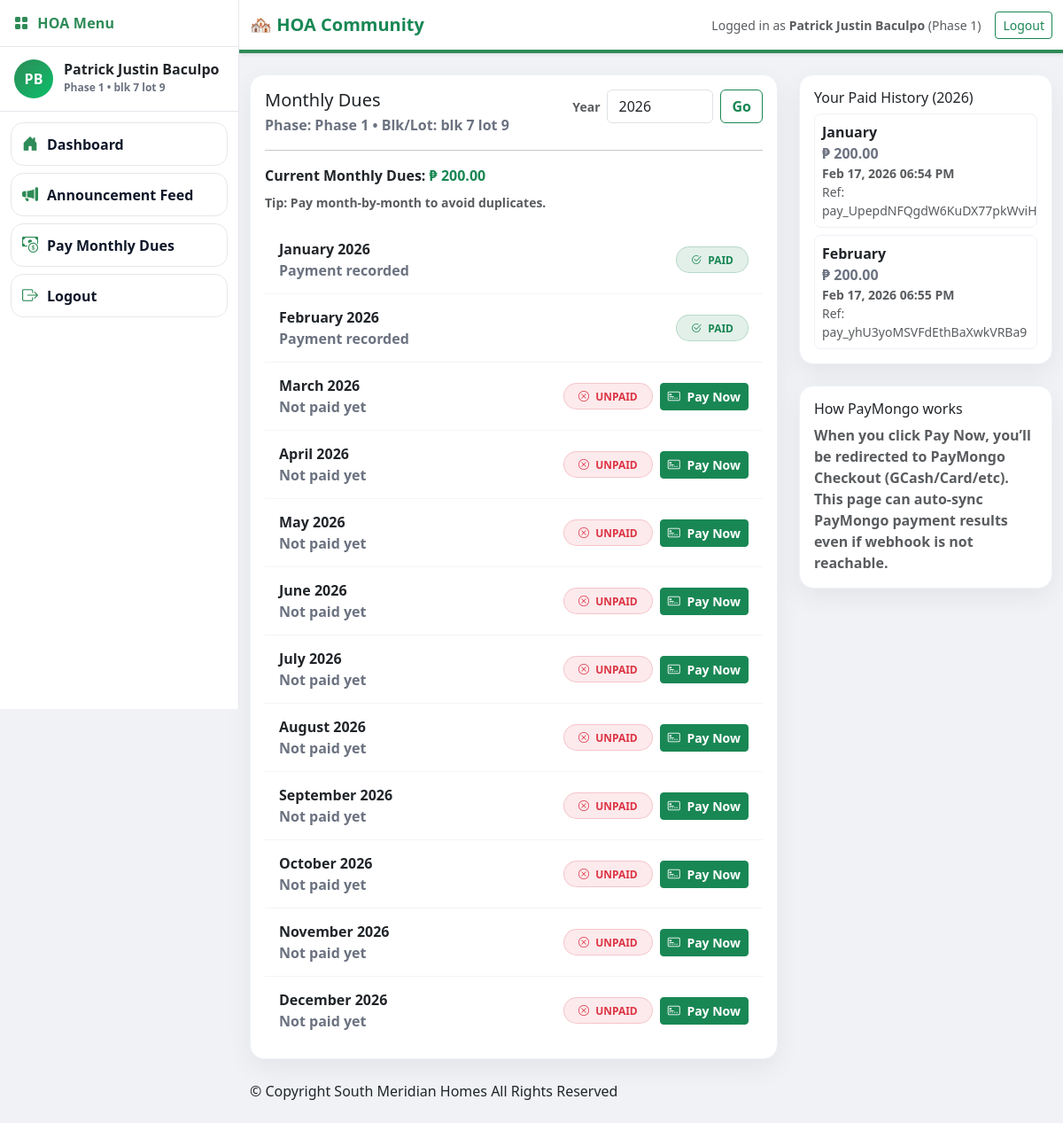
The app's page /homeowner/homeowner_pay_dues.php (signed in) with its own data.
### tables this page shows
CREATE TABLE `homeowners` (
  `id` int(11) NOT NULL,
  `public_id` varchar(20) DEFAULT NULL,
  `first_name` varchar(100) NOT NULL,
  `middle_name` varchar(100) DEFAULT NULL,
  `last_name` varchar(100) NOT NULL,
  `contact_number` varchar(15) NOT NULL,
  `email` varchar(255) NOT NULL,
  `password` varchar(255) NOT NULL,
  `must_change_password` tinyint(1) NOT NULL DEFAULT 1,
  `phase` enum('Phase 1','Phase 2','Phase 3') NOT NULL,
  `house_lot_number` varchar(50) NOT NULL,
  `valid_id_path` varchar(255) NOT NULL,
  `proof_of_billing_path` varchar(255) NOT NULL,
  `latitude` decimal(10,7) DEFAULT NULL,
  `longitude` decimal(10,7) DEFAULT NULL,
  `status` enum('pending','approved','rejected') DEFAULT 'pending',
  `admin_id` int(11) DEFAULT NULL,
  `created_at` timestamp NOT NULL DEFAULT current_timestamp(),
  `reset_token` varchar(255) DEFAULT NULL,
  `reset_expires` datetime DEFAULT NULL
);

CREATE TABLE `finance_dues_settings` (
  `id` int(11) NOT NULL,
  `phase` enum('Phase 1','Phase 2','Phase 3') NOT NULL,
  `monthly_dues` decimal(10,2) NOT NULL DEFAULT 0.00,
  `updated_by_admin_id` int(11) DEFAULT NULL,
  `updated_at` timestamp NOT NULL DEFAULT current_timestamp() ON UPDATE current_timestamp()
);

CREATE TABLE `finance_payments` (
  `id` int(11) NOT NULL,
  `homeowner_id` int(11) NOT NULL,
  `phase` enum('Phase 1','Phase 2','Phase 3') NOT NULL,
  `pay_year` int(11) NOT NULL,
  `pay_month` tinyint(4) NOT NULL,
  `amount` decimal(10,2) NOT NULL,
  `status` enum('paid','unpaid') NOT NULL DEFAULT 'paid',
  `paid_at` datetime DEFAULT current_timestamp(),
  `reference_no` varchar(100) DEFAULT NULL,
  `notes` varchar(255) DEFAULT NULL,
  `created_by_admin_id` int(11) DEFAULT NULL,
  `created_at` timestamp NOT NULL DEFAULT current_timestamp()
);

### homeowner/homeowner_pay_dues.php (the view, shortened to what this page needs)
<?php
$conn = new mysqli("localhost", "root", "", "south_meridian_hoa");
$conn->set_charset("utf8mb4");
function esc($v){ return htmlspecialchars((string)$v, ENT_QUOTES, 'UTF-8'); }
$hid = (int)$_SESSION['homeowner_id'];
$stmt = $conn->prepare("SELECT id, status, must_change_password, first_name, last_name, phase, house_lot_number FROM homeowners WHERE id=? LIMIT 1");
$stmt->bind_param("i", $hid);
$stmt->execute();
$user = $stmt->get_result()->fetch_assoc();
$phase      = (string)$user['phase'];
$fullName   = trim($user['first_name'].' '.$user['last_name']);
$initials   = strtoupper(substr($user['first_name'] ?? 'H',0,1).substr($user['last_name'] ?? 'O',0,1));
$houseLot   = (string)($user['house_lot_number'] ?? '');
$selYear = (int)($_GET['year'] ?? (int)date('Y'));
$stmt = $conn->prepare("SELECT monthly_dues FROM finance_dues_settings WHERE phase=? LIMIT 1");
$stmt->bind_param("s", $phase);
$stmt->execute();
$monthlyDues = (float)($stmt->get_result()->fetch_assoc()['monthly_dues'] ?? 0);
$stmt = $conn->prepare("
  SELECT pay_month, amount, paid_at, reference_no, notes
  FROM finance_payments
  WHERE homeowner_id=? AND pay_year=? AND status='paid'
  ORDER BY pay_month ASC
");
$stmt->bind_param("ii", $hid, $selYear);
$stmt->execute();
$res = $stmt->get_result();
$paidMonths = [];
$paidRows = [];
while($r = $res->fetch_assoc()){
  $m = (int)$r['pay_month'];
  $paidMonths[$m] = true;
  $paidRows[] = $r;
}
$pendingByMonth = [];
$months = [
  1=>'January',2=>'February',3=>'March',4=>'April',5=>'May',6=>'June',
  7=>'July',8=>'August',9=>'September',10=>'October',11=>'November',12=>'December'
];
?>
<!DOCTYPE html>
<html lang="en">
<head>
<link href="https://cdn.jsdelivr.net/npm/bootstrap@5.3.2/dist/css/bootstrap.min.css" rel="stylesheet">
<link href="https://cdn.jsdelivr.net/npm/bootstrap-icons/font/bootstrap-icons.css" rel="stylesheet">
<link rel="stylesheet" href="assets/css/homeowner_dashboard.css">
</head>
<body>
<div class="app-shell">
  <aside class="sidebar" id="sidebar">
    <div class="sb-head">
      <div class="sb-brand">
        <i class="bi bi-grid-fill"></i>
        <span class="sb-brand-text">HOA Menu</span>
      </div>
    </div>
    <div class="sb-user">
      <div class="sb-avatar"><?= esc($initials) ?></div>
      <div class="sb-user-text">
        <p class="sb-name"><?= esc($fullName) ?></p>
        <p class="sb-meta"><?= esc($phase) ?> • <?= esc($houseLot) ?></p>
      </div>
    </div>
    <nav class="sb-nav">
      <a class="sb-link" href="homeowner_dashboard.php">
        <i class="bi bi-house-door-fill"></i> <span>Dashboard</span>
      </a>
      <a class="sb-link" href="homeowner_dashboard.php#feed">
        <i class="bi bi-megaphone-fill"></i> <span>Announcement Feed</span>
      </a>
      <a class="sb-link active" href="homeowner_pay_dues.php">
        <i class="bi bi-cash-coin"></i> <span>Pay Monthly Dues</span>
      </a>
      <a class="sb-link" href="logout.php">
        <i class="bi bi-box-arrow-right"></i> <span>Logout</span>
      </a>
    </nav>
  </aside>
  <div class="main-area">
    <nav class="navbar navbar-expand-lg navbar-light bg-white shadow-sm">
      <div class="container-xl">
        <a class="navbar-brand fw-bold text-success" href="homeowner_dashboard.php">🏘 HOA Community</a>
        <div class="ms-auto d-flex align-items-center gap-3">
          <div class="small text-muted d-none d-md-block">
            Logged in as <b><?= esc($fullName) ?></b> (<?= esc($phase) ?>)
          </div>
          <a href="logout.php" class="btn btn-sm btn-outline-success">Logout</a>
        </div>
      </div>
    </nav>
    <div class="container-xl my-4">
      <div class="row g-4">
        <div class="col-lg-8">
          <div class="dues-card p-3">
            <div class="d-flex align-items-start justify-content-between flex-wrap gap-2">
              <div>
                <h5 class="mb-1">Monthly Dues</h5>
                <div class="small-muted">Phase: <?= esc($phase) ?> • Blk/Lot: <?= esc($houseLot) ?></div>
              </div>
              <form method="get" class="d-flex gap-2 align-items-center">
                <label class="fw-semibold text-muted small">Year</label>
                <input type="number" name="year" class="form-control" value="<?= (int)$selYear ?>" style="width:120px" min="2000" max="<?= (int)date('Y')+1 ?>">
                <button class="btn btn-outline-success fw-semibold">Go</button>
              </form>
            </div>
            <hr>
            <div class="d-flex align-items-center justify-content-between flex-wrap gap-2">
              <div class="fw-semibold">
                Current Monthly Dues:
                <span class="text-success">₱ <?= number_format($monthlyDues, 2) ?></span>
              </div>
              <div class="text-muted fw-semibold small">
                Tip: Pay month-by-month to avoid duplicates.
              </div>
            </div>
            <div class="mt-3">
              <?php foreach($months as $m => $label): ?>
                <?php
                  $isPaid = !empty($paidMonths[$m]);
                  $pending = $pendingByMonth[$m] ?? null;
                ?>
                <div class="dues-row">
                  <div>
                    <div class="fw-bold"><?= esc($label) ?> <?= (int)$selYear ?></div>
                    <div class="small-muted">
                      <?= $isPaid ? 'Payment recorded' : ($pending ? 'Pending PayMongo checkout' : 'Not paid yet') ?>
                    </div>
                  </div>
                  <div class="d-flex align-items-center gap-2">
                    <?php if ($isPaid): ?>
                      <span class="badge rounded-pill badge-soft-success px-3 py-2 fw-semibold">
                        <i class="bi bi-check2-circle me-1"></i> PAID
                      </span>
                    <?php else: ?>
                      <span class="badge rounded-pill badge-soft-danger px-3 py-2 fw-semibold">
                        <i class="bi bi-x-circle me-1"></i> UNPAID
                      </span>
                      <?php if ($monthlyDues > 0): ?>
                        <form method="post" action="paymongo_create_checkout.php" class="m-0">
                          <button class="btn btn-sm btn-success fw-semibold">
                            <i class="bi bi-credit-card-2-front me-1"></i> Pay Now
                          </button>
                        </form>
                      <?php else: ?>
                        <span class="text-muted fw-semibold small">Dues not set</span>
                      <?php endif; ?>
                    <?php endif; ?>
                  </div>
                </div>
              <?php endforeach; ?>
            </div>
          </div>
        </div>
        <div class="col-lg-4">
          <div class="dues-card p-3 mb-4">
            <h6 class="mb-2">Your Paid History (<?= (int)$selYear ?>)</h6>
            <?php if (!$paidRows): ?>
              <div class="text-muted fw-semibold">No paid records yet.</div>
            <?php else: ?>
              <div class="d-flex flex-column gap-2">
                <?php foreach($paidRows as $p): ?>
                  <?php
                    $mm = (int)$p['pay_month'];
                    $paidAt = $p['paid_at'] ? date('M d, Y h:i A', strtotime($p['paid_at'])) : '';
                  ?>
                  <div class="p-2 rounded-3" style="border:1px solid #eef2f7;">
                    <div class="fw-bold"><?= esc($months[$mm] ?? ('Month '.$mm)) ?></div>
                    <div class="small-muted">₱ <?= number_format((float)$p['amount'],2) ?></div>
                    <div class="text-muted small fw-semibold"><?= esc($paidAt) ?></div>
                    <?php if (!empty($p['reference_no'])): ?>
                      <div class="text-muted small">Ref: <?= esc($p['reference_no']) ?></div>
                    <?php endif; ?>
                  </div>
                <?php endforeach; ?>
              </div>
            <?php endif; ?>
          </div>
          <div class="dues-card p-3">
            <h6 class="mb-2">How PayMongo works</h6>
            <div class="text-muted fw-semibold">
              When you click <b>Pay Now</b>, you’ll be redirected to PayMongo Checkout (GCash/Card/etc).
              This page can auto-sync PayMongo payment results even if webhook is not reachable.
            </div>
          </div>
        </div>
      </div>
      <div class="footer-wrap pd-20 mb-20 card-box mt-4">
        © Copyright South Meridian Homes All Rights Reserved
      </div>
    </div>
  </div>
</div>
</body>
</html>

### homeowner/assets/css/homeowner_dashboard.css (style rules this page uses)
:root { --hoa-green:#2e8b57; --hoa-green-dark:#256f46; --fb-bg:#f0f2f5; --card:#ffffff; --border:#e5e7eb; --muted:#6b7280; }
body { background:var(--fb-bg); }
.navbar { border-bottom:4px solid var(--hoa-green); }
.container-xl { max-width:1180px; }
.app-shell { display:flex; min-height: 100vh; }
.sidebar { width: 270px; background: #ffffff; border-right: 1px solid var(--border); position: sticky; top: 0; height: 100vh; overflow-y: auto; z-index: 1200; }
.sidebar .sb-head { padding: 14px 16px; border-bottom: 1px solid var(--border); display:flex; align-items:center; justify-content:space-between; gap:10px; }
.sidebar .sb-brand { font-weight: 900; color: var(--hoa-green); letter-spacing: .2px; display:flex; align-items:center; gap:10px; }
.sidebar .sb-user { padding: 14px 16px; border-bottom: 1px solid var(--border); display:flex; gap:12px; align-items:center; }
.sidebar .sb-user .sb-avatar { width:44px;height:44px;border-radius:50%; background: linear-gradient(135deg, var(--hoa-green), #0bbf6a); color:#fff; font-weight:900; display:grid; place-items:center; }
.sidebar .sb-user .sb-name { font-weight: 900; margin:0; line-height:1.1; }
.sidebar .sb-user .sb-meta { margin:2px 0 0; font-size:12px; color: var(--muted); font-weight: 800; }
.sidebar .sb-nav { padding: 12px; display:flex; flex-direction:column; gap:8px; }
.sb-link { display:flex; align-items:center; gap:10px; padding: 10px 12px; border-radius: 14px; border: 1px solid var(--border); background:#fff; text-decoration:none; color:#0f172a; font-weight: 900; }
.sb-link i { font-size: 18px; color: var(--hoa-green); }
.main-area { flex:1; min-width: 0; padding: 0; }

### homeowner/homeowner_pay_dues.php (style rules this page uses)
.dues-card { border:1px solid #eef2f7; border-radius:16px; background:#fff; box-shadow:0 10px 30px rgba(16,24,40,.06); }
.dues-row { display:flex; align-items:center; justify-content:space-between; gap:12px; padding:14px 16px; border-top:1px solid #f1f5f9; }
.dues-row:first-child { border-top:none; }
.badge-soft-success { background:rgba(25,135,84,.12); color:#198754; border:1px solid rgba(25,135,84,.22); }
.badge-soft-danger { background:rgba(220,53,69,.10); color:#dc3545; border:1px solid rgba(220,53,69,.20); }
.small-muted { color:#6b7280; font-weight:600; }

### records on screen
homeowners: initials "PB", fullName "Patrick Justin Baculpo", phase "Phase 1", house_lot_number "blk 7 lot 9"
finance_dues_settings: monthly_dues "200.00"
finance_payments: pay_month "January", amount "200.00", paid_at "Feb 17, 2026 06:54 PM", reference_no "pay_UpepdNFQgdW6KuDX77pkWviH"
finance_payments: pay_month "February", amount "200.00", paid_at "Feb 17, 2026 06:55 PM", reference_no "pay_yhU3yoMSVFdEthBaXwkVRBa9"

### other values on screen
$label "January"
$label "February"
$label "March"
$label "April"
$label "May"
$label "June"
$label "July"
$label "August"
$label "September"
$label "October"
$label "November"
$label "December"
